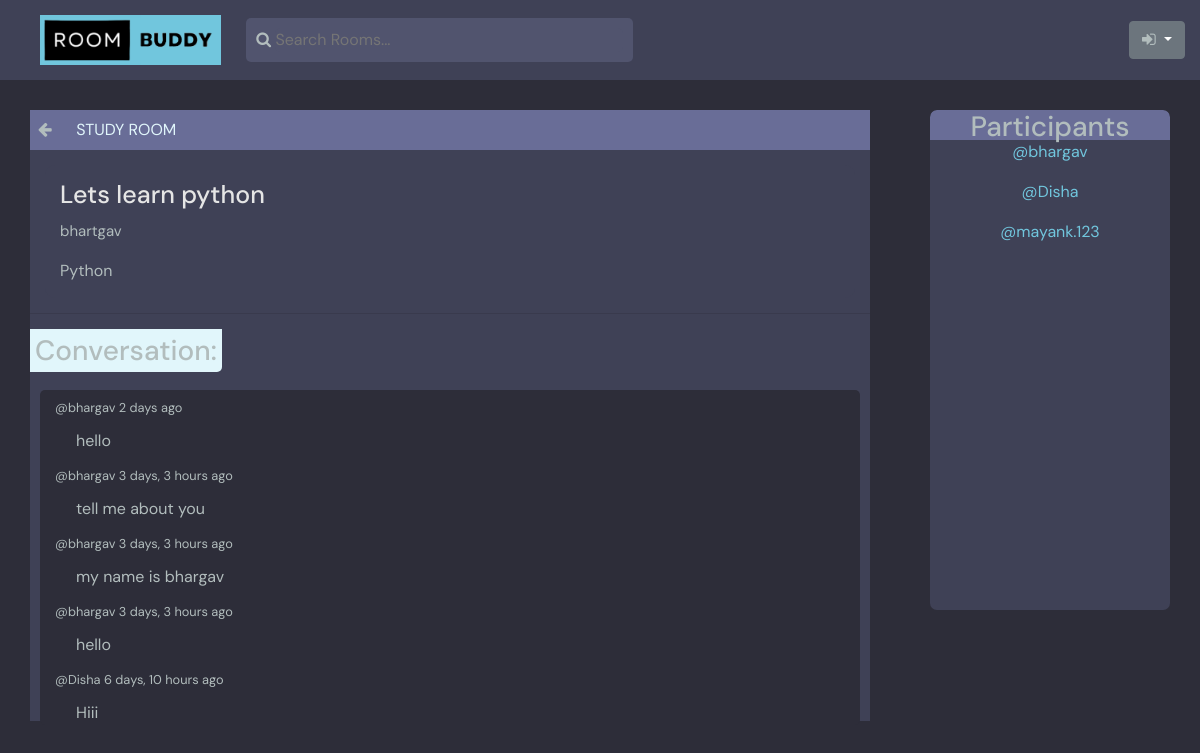
/room/1, run on the app's committed database.
### polls/models.py (models this page shows, shortened)
class Room(models.Model):
    host = models.ForeignKey(User, on_delete=models.SET_NULL, null=True)
    topic = models.ForeignKey(Topic, on_delete=models.SET_NULL, null=True)
    name = models.CharField(max_length=200)
    description = models.TextField(null=True, blank=True)
    participants = models.ManyToManyField(User, related_name='participants', blank=True)
    updated = models.DateTimeField(auto_now=True)
    created = models.DateTimeField(auto_now_add=True)
    class Meta:
        ordering = ['-updated', '-created']

class Topic(models.Model):
    name = models.CharField(max_length=200)
    def __str__(self):
        return self.name

class Message(models.Model):
    user = models.ForeignKey(User, on_delete=models.CASCADE)
    room = models.ForeignKey(Room, on_delete=models.CASCADE)
    body = models.TextField()
    updated = models.DateTimeField(auto_now=True)
    created = models.DateTimeField(auto_now_add=True)
    class Meta:
        ordering = ['-updated', '-created']

### polls/views.py (the view, shortened to what this page needs)
# urls.py: path('room/<str:pk>', views.room, name="room"),
def room(request, pk):
    room = Room.objects.get(id=pk)
    messages = room.message_set.all().order_by('-created')
    participants = room.participants.all()
    context = {'room': room, 'room_messages' : messages, 'participants':  participants}
    return render(request, 'polls/room.html', context)

### polls/templates/polls/room.html (shortened to what this page needs)
    {% extends 'main.html' %}
    {% block content %}
    <div class="room-container">
        <div class="room-main">
            <div class="room-header">
                <a href="{% url 'home' %}"><i class="fa fa-arrow-left" aria-hidden="true"></i></a>
                <span style="color:#e1f6fb">STUDY ROOM</span>
            </div>
            <div class="room-content">
                <h1>{{room.name}}</h1>
                <p>{{room.description}}</p>
                <span>{{room.topic}}</span>
            </div>
            <hr>
            <div class="comment-wrapper">
                <h3>Conversation:</h3>
                <div class="msg-content">
                {% for message in room_messages %}
                    <div class="msg-head">
                        <div>
                            <small>@{{message.user}} {{message.created|timesince}} ago</small>
                        </div>
                    </div>
                        <p>{{message.body}}</p>
                    {% endfor %}
                </div>
            </div>
        </div>
        <div class="participants-con">
            <div class="participants-head">
                <h3>Participants</h3>
            </div>
            {% for user in participants %}
                <div>
                    <p><a href="{% url 'user-profile' user.id %}">@{{user.username}}</a></p>
            {% empty %}
                    <p>--No Participants--</p>
                </div>
            {%endfor%}
        </div>
    </div>
    {% endblock %}

### polls/static/polls/style/main.css (style rules this page uses)
:root { --color-main: #71c6dd; --color-main-light: #e1f6fb; --color-dark: #3f4156; --color-dark-medium: #51546e; --color-dark-light: #696d97; --color-light: #e5e5e5; --color-gray: #8b8b8b; --color-light-gray: #b2bdbd; --color-bg: #2d2d39; --color-success: #5dd693; --color-error: #fc4b0b; }
* { font-family: "DM Sans", -apple-system, BlinkMacSystemFont, "Segoe UI", Roboto, Oxygen, Ubuntu, Cantarell, "Open Sans", "Helvetica Neue", sans-serif; margin: 0; padding: 0; box-sizing: border-box; text-rendering: optimizeLegibility; font-size: inherit; color: var(--color-light-gray); }
body { background-color: var(--color-bg); }
a { display: inline-block; color: var(--color-main); text-decoration: none!important; }
hr { margin-top: 15px; margin-bottom: 15px; }
.room-content { background-color: var(--color-dark); padding: 15px; border-radius: 10px; }
.room-content p { margin-top: 10px; color: var(--color-main-light); font-size: 15px; }
.room-main { background-color: var(--color-dark); height: 90%; margin: 30px; }
.room-header { background-color: var(--color-dark-light); }
.room-header a { width: 5%; padding: 8px; border-radius: 5px; }
.room-content { margin: 15px; }
.room-content h1 { font-size: 25px; color: var(--color-light); }
.room-content p { color:var(--color-light-gray); }
.comment-wrapper { height: 400px; overflow-x: hidden; overflow-y: auto; }
.comment-wrapper h3 { display: inline-block; background-color: var(--color-main-light); padding: 5px; border-bottom-right-radius: 5px; }
.msg-content { background-color: var(--color-bg); margin: 10px; border-radius: 5px; color: var(--color-light-gray); }
.msg-content * { margin: 5px; }
.msg-head { display: flex; justify-content: space-between; }
.msg-content p { width: 95%; margin-left: auto; margin-bottom: 5px; }
.participants-con { background-color: var(--color-dark); margin: 30px; border-radius: 7px; height: 500px; text-align: center; overflow-x: hidden; overflow-y: auto; }
.participants-head { background-color: var(--color-dark-light); border-top-left-radius: 7px; border-top-right-radius: 7px; height: 30px; }

### polls/templates/polls/room.html (style rules this page uses)
.room-container { display: grid; grid-template-columns: 3fr 1fr; }

### data on the page
Room: name "Lets learn python", description "bhartgav", topic "Python"
Message: user "bhargav", created "2 days", body "hello"
Message: user "bhargav", created "3 days, 3 hours", body "tell me about you"
Message: user "bhargav", created "3 days, 3 hours", body "my name is bhargav"
Message: user "bhargav", created "3 days, 3 hours", body "hello"
Message: user "Disha", created "6 days, 10 hours", body "Hiii"

### other printed values
{{ user.username }} "bhargav"
{{ user.username }} "Disha"
{{ user.username }} "mayank.123"
